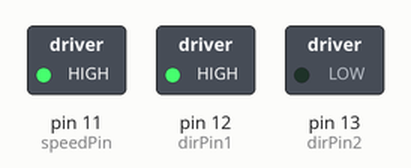
This sketch was run on a simulated Arduino Uno, built with avr-gcc and run on an emulated ATmega328P. On the bench: switched loads named in the sketch (green lamp = pin HIGH).

Above: at 0.1 s.
Timing chart, 0 to 1.6 s (numbered marks = the images above):
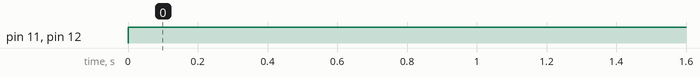

The sketch:

MOTOR_DC.ino
```cpp
//cosa basicona para el motor dc
int speedPin = 11;
int dirPin1 = 12;
int dirPin2 = 13;
int velocidad = 255;
void setup() {
  // put your setup code here, to run once:
Serial.begin(9600);
pinMode(speedPin,OUTPUT);//el pin va a enviar la informacion al driver
pinMode(dirPin1,OUTPUT);
pinMode(dirPin2,OUTPUT);
}

void loop() {
  // put your main code here, to run repeatedly:
//primero le vamos a decir en que direccion va a ir
digitalWrite(dirPin1,HIGH);
digitalWrite(dirPin2,LOW);
//ahora le mandamos la velocidad
analogWrite(speedPin,velocidad);
}
```

Measured:
- by itself, pin 11 (speedPin), pin 12 (dirPin1): LOW → HIGH at 0.00 s
